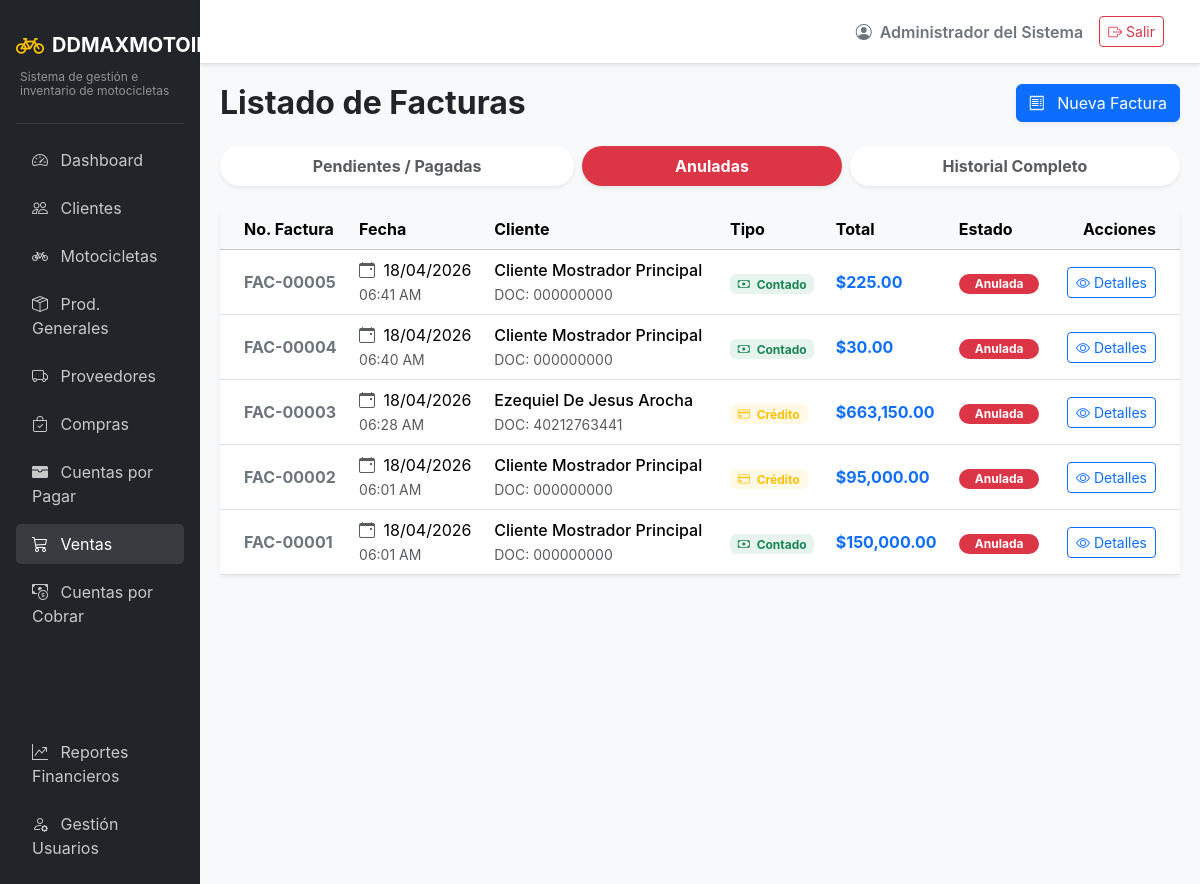
Page /sales/?estado=anuladas (signed in) on the committed database.
### app/models/auth.py (models this page shows, shortened)
class Usuarios(UserMixin, db.Model):
    __tablename__ = 'usuarios'
    id = db.Column(db.Integer, primary_key=True)
    usuario = db.Column(db.String(50), unique=True, nullable=False)
    password_hash = db.Column(db.String(255), nullable=False)
    rol_id = db.Column(db.Integer, db.ForeignKey('roles.id'), nullable=False)
    estado = db.Column(db.String(20), default='activo') # activo/inactivo
    nombre = db.Column(db.String(100), nullable=False)
    created_at = db.Column(db.DateTime, default=datetime.utcnow)
    updated_at = db.Column(db.DateTime, default=datetime.utcnow, onupdate=datetime.utcnow)

### app/models/transactions.py (models this page shows)
class Facturas(db.Model):
    __tablename__ = 'facturas'
    id = db.Column(db.Integer, primary_key=True)
    cliente_id = db.Column(db.Integer, db.ForeignKey('clientes.id'), nullable=False)
    usuario_id = db.Column(db.Integer, db.ForeignKey('usuarios.id'), nullable=False)
    fecha = db.Column(db.DateTime, default=datetime.utcnow)
    tipo = db.Column(db.String(20), nullable=False) # contado, credito
    subtotal = db.Column(db.Numeric(12, 2), nullable=False)
    descuento = db.Column(db.Numeric(12, 2), default=0)
    total = db.Column(db.Numeric(12, 2), nullable=False)
    pago_inicial = db.Column(db.Numeric(12, 2), default=0)
    metodo_pago = db.Column(db.String(50))
    estado = db.Column(db.String(20), default='pagada')
    created_at = db.Column(db.DateTime, default=datetime.utcnow)
    cliente = db.relationship('Clientes', backref='facturas')
    usuario = db.relationship('Usuarios', backref='facturas_generadas')
    detalles = db.relationship('DetalleFactura', backref='factura', lazy=True)
    cuenta_por_cobrar = db.relationship('CuentasPorCobrar', backref='factura', uselist=False)

### app/models/entities.py (models this page shows)
class Clientes(db.Model):
    __tablename__ = 'clientes'
    id = db.Column(db.Integer, primary_key=True)
    tipo = db.Column(db.String(20), nullable=False) # fisico, juridico
    nombre = db.Column(db.String(150), nullable=False)
    documento = db.Column(db.String(50), unique=True, nullable=False)
    telefono = db.Column(db.String(20))
    direccion = db.Column(db.String(255))
    nombre_garante = db.Column(db.String(150))
    documento_garante = db.Column(db.String(50))
    telefono_garante = db.Column(db.String(20))
    direccion_garante = db.Column(db.String(255))
    created_at = db.Column(db.DateTime, default=datetime.utcnow)

### app/routes/sales.py (the view)
@sales_bp.route('/')
def list_sales():
    estado = request.args.get('estado', 'pendientes')
    query = Facturas.query
    if estado == 'pendientes':
        query = query.filter(Facturas.estado != 'anulada')
    elif estado == 'anuladas':
        query = query.filter(Facturas.estado == 'anulada')
    facturas = query.options(joinedload(Facturas.cliente)).order_by(Facturas.fecha.desc()).all()
    return render_template('sales/list.html', facturas=facturas, estado_actual=estado)

### app/models/auth.py (called while the page is built)
@login_manager.user_loader
def load_user(user_id):
    return db.session.get(Usuarios, int(user_id))

### app/templates/sales/list.html (shortened to what this page needs)
{% extends "base.html" %}
{% block content %}
<div class="d-flex justify-content-between align-items-center mb-4">
    <h2 class="fw-bold mb-0">Listado de Facturas</h2>
    <a href="{{ url_for('sales.create_sale') }}" class="btn btn-primary shadow-sm">
        <i class="bi bi-receipt me-2"></i> Nueva Factura
    </a>
</div>
<ul class="nav nav-tabs nav-fill mb-4 border-0 gap-2">
    <li class="nav-item">
        <a class="nav-link rounded-pill fw-bold border-0 shadow-sm {% if estado_actual == 'pendientes' %}active bg-primary text-white{% else %}bg-white text-muted{% endif %}" href="{{ url_for('sales.list_sales', estado='pendientes') }}">
            Pendientes / Pagadas
        </a>
    </li>
    <li class="nav-item">
        <a class="nav-link rounded-pill fw-bold border-0 shadow-sm {% if estado_actual == 'anuladas' %}active bg-danger text-white{% else %}bg-white text-muted{% endif %}" href="{{ url_for('sales.list_sales', estado='anuladas') }}">
            Anuladas
        </a>
    </li>
    <li class="nav-item">
        <a class="nav-link rounded-pill fw-bold border-0 shadow-sm {% if estado_actual == 'todas' %}active bg-dark text-white{% else %}bg-white text-muted{% endif %}" href="{{ url_for('sales.list_sales', estado='todas') }}">
            Historial Completo
        </a>
    </li>
</ul>
<div class="card shadow-sm border-0">
    <div class="card-body p-0">
        <div class="table-responsive">
            <table class="table table-hover align-middle mb-0">
                <thead class="table-light">
                    <tr>
                        <th class="ps-4">No. Factura</th>
                        <th>Fecha</th>
                        <th>Cliente</th>
                        <th>Tipo</th>
                        <th>Total</th>
                        <th>Estado</th>
                        <th class="text-end pe-4">Acciones</th>
                    </tr>
                </thead>
                <tbody>
                    {% for factura in facturas %}
                    <tr>
                        <td class="ps-4 fw-bold text-secondary">
                            FAC-{{ "{:05d}".format(factura.id) }}
                        </td>
                        <td>
                            <div><i class="bi bi-calendar-event text-muted me-1"></i> {{ factura.fecha.strftime('%d/%m/%Y') }}</div>
                            <small class="text-muted">{{ factura.fecha.strftime('%H:%M %p') }}</small>
                        </td>
                        <td>
                            <div class="fw-medium">{{ factura.cliente.nombre if factura.cliente else 'N/A' }}</div>
                            <small class="text-muted text-uppercase">Doc: {{ factura.cliente.documento if factura.cliente else '' }}</small>
                        </td>
                        <td>
                            {% if factura.tipo == 'contado' %}
                                <span class="badge bg-success bg-opacity-10 text-success"><i class="bi bi-cash me-1"></i> Contado</span>
                            {% else %}
                                <span class="badge bg-warning bg-opacity-10 text-warning"><i class="bi bi-credit-card me-1"></i> Crédito</span>
                            {% endif %}
                        </td>
                        <td>
                            <strong class="text-primary">${{ "{:,.2f}".format(factura.total) }}</strong>
                        </td>
                        <td>
                            {% if factura.estado == 'pagada' %}
                                <span class="badge bg-success rounded-pill px-3">Pagada</span>
                            {% elif factura.estado == 'pendiente' %}
                                <span class="badge bg-warning text-dark rounded-pill px-3">Pendiente</span>
                            {% elif factura.estado == 'anulada' %}
                                <span class="badge bg-danger rounded-pill px-3">Anulada</span>
                            {% elif factura.estado == 'dev. parcial' %}
                                <span class="badge bg-info text-dark rounded-pill px-3">Dev. Parcial</span>
                            {% else %}
                                <span class="badge bg-secondary rounded-pill px-3">{{ factura.estado|capitalize }}</span>
                            {% endif %}
                        </td>
                        <td class="text-end pe-4">
                            <a href="{{ url_for('sales.detail_sale', id=factura.id) }}" class="btn btn-sm btn-outline-primary" data-bs-toggle="tooltip" title="Ver Detalles">
                                <i class="bi bi-eye"></i> Detalles
                            </a>
                        </td>
                    </tr>
                    {% endfor %}
                </tbody>
            </table>
        </div>
    </div>
</div>
{% endblock %}

### app/templates/base.html (shortened to what this page needs)
<!DOCTYPE html>
<html lang="es">
<head>
    <link href="https://cdn.jsdelivr.net/npm/bootstrap@5.3.2/dist/css/bootstrap.min.css" rel="stylesheet">
    <link href="https://cdn.jsdelivr.net/npm/bootstrap-icons@1.11.1/font/bootstrap-icons.css" rel="stylesheet">
</head>
<body>
    <div class="container-fluid p-0">
        <div class="row g-0">
            <div class="col-md-2 sidebar d-none d-md-block p-3">
                <a href="{{ url_for('main.dashboard') }}" class="text-decoration-none d-flex flex-column mb-4 mt-2">
                    <div class="d-flex align-items-center">
                        <i class="bi bi-bicycle fs-3 text-warning me-2"></i>
                        <span class="fs-5 text-white fw-bold">DDMAXMOTOIMPORT</span>
                    </div>
                    <div class="text-white-50 mt-1 ps-1" style="font-size: 0.75rem; line-height: 1.2;">Sistema de gestión e inventario de motocicletas</div>
                </a>
                <hr class="text-secondary">
                <ul class="nav flex-column gap-2">
                    <li class="nav-item">
                        <a class="nav-link {% if request.endpoint and request.endpoint.startswith('main.') %}active{% endif %}" href="{{ url_for('main.dashboard') }}">
                            <i class="bi bi-speedometer2 me-2"></i> Dashboard
                        </a>
                    </li>
                    <li class="nav-item">
                        <a class="nav-link {% if request.endpoint and request.endpoint.startswith('clients.') %}active{% endif %}" href="{{ url_for('clients.list_clients') }}">
                            <i class="bi bi-people me-2"></i> Clientes
                        </a>
                    </li>
                    <li class="nav-item">
                        <a class="nav-link {% if request.endpoint and request.endpoint.startswith('inventory.') and 'product' not in request.endpoint %}active{% endif %}" href="{{ url_for('inventory.list_motorcycles') }}">
                            <i class="bi bi-bicycle me-2"></i> Motocicletas
                        </a>
                    </li>
                    <li class="nav-item">
                        <a class="nav-link {% if request.endpoint and request.endpoint.startswith('inventory.') and 'product' in request.endpoint %}active{% endif %}" href="{{ url_for('inventory.list_products') }}">
                            <i class="bi bi-box-seam me-2"></i> Prod. Generales
                        </a>
                    </li>
                    <li class="nav-item">
                        <a class="nav-link {% if request.endpoint and request.endpoint.startswith('suppliers.') %}active{% endif %}" href="{{ url_for('suppliers.list_suppliers') }}">
                            <i class="bi bi-truck me-2"></i> Proveedores
                        </a>
                    </li>
                    <li class="nav-item">
                        <a class="nav-link {% if request.endpoint and request.endpoint.startswith('purchases.') %}active{% endif %}" href="{{ url_for('purchases.list_purchases') }}">
                            <i class="bi bi-bag-check me-2"></i> Compras
                        </a>
                    </li>
                    <li class="nav-item">
                        <a class="nav-link {% if request.endpoint and request.endpoint.startswith('payables.') %}active{% endif %}" href="{{ url_for('payables.list_accounts') }}">
                            <i class="bi bi-wallet-fill me-2"></i> Cuentas por Pagar
                        </a>
                    </li>
                    <li class="nav-item">
                        <a class="nav-link {% if request.endpoint and request.endpoint.startswith('sales.') %}active{% endif %}" href="{{ url_for('sales.list_sales') }}">
                            <i class="bi bi-cart3 me-2"></i> Ventas
                        </a>
                    </li>
                    <li class="nav-item">
                        <a class="nav-link {% if request.endpoint and request.endpoint.startswith('accounts.') %}active{% endif %}" href="{{ url_for('accounts.list_accounts') }}">
                            <i class="bi bi-cash-coin me-2"></i> Cuentas por Cobrar
                        </a>
                    </li>
                    {% if current_user.is_authenticated and current_user.rol.nombre|upper in ['ADMIN', 'ADMINISTRADOR'] %}
                    <li class="nav-item mt-3">
                        <span class="nav-link text-uppercase small fw-bold text-muted" style="letter-spacing: 1px;">Operaciones Admin</span>
                    </li>
                    <li class="nav-item">
                        <a class="nav-link {% if request.endpoint and request.endpoint.startswith('reports.') %}active{% endif %}" href="{{ url_for('reports.sales_report') }}">
                            <i class="bi bi-graph-up-arrow me-2"></i> Reportes Financieros
                        </a>
                    </li>
                    <li class="nav-item">
                        <a class="nav-link" href="#" onclick="alert('Módulo de usuarios en desarrollo'); return false;">
                            <i class="bi bi-person-gear me-2"></i> Gestión Usuarios
                        </a>
                    </li>
                    {% endif %}
                </ul>
            </div>
            <div class="col-md-10 d-flex flex-column vh-100">
                <nav class="navbar navbar-expand-lg navbar-light bg-white border-bottom shadow-sm px-4 py-3">
                    <div class="container-fluid">
                        <div class="ms-auto d-flex align-items-center">
                            <span class="me-3 fw-semibold text-secondary">
                                <i class="bi bi-person-circle me-1"></i> {{ current_user.nombre }}
                            </span>
                            <a href="{{ url_for('auth.logout') }}" class="btn btn-outline-danger btn-sm">
                                <i class="bi bi-box-arrow-right"></i> Salir
                            </a>
                        </div>
                    </div>
                </nav>
                <main class="content-area flex-grow-1 overflow-auto">
                    {% block content %}{% endblock %}
                </main>
            </div>
        </div>
    </div>
</body>
</html>

### app/templates/base.html (style rules this page uses)
body { background-color: #f8f9fa; font-family: 'Inter', sans-serif; }
.sidebar { background-color: #212529; min-height: 100vh; color: #fff; }
.sidebar .nav-link { color: rgba(255,255,255,.75); transition: 0.3s; }
.sidebar .nav-link:hover, .sidebar .nav-link.active { color: #fff; background: rgba(255,255,255,.1); border-radius: 5px; }
.content-area { padding: 20px; }

### rows in the picture
Usuarios: nombre "Administrador del Sistema"
Facturas: id "00005", fecha "18/04/2026", fecha "06:41 AM", cliente "Cliente Mostrador Principal", cliente "000000000", tipo "contado" (drawn), total "225.00", estado "Anulada"
Facturas: id "00004", fecha "18/04/2026", fecha "06:40 AM", cliente "Cliente Mostrador Principal", cliente "000000000", tipo "contado" (drawn), total "30.00", estado "Anulada"
Facturas: id "00003", fecha "18/04/2026", fecha "06:28 AM", cliente "Ezequiel De Jesus Arocha", cliente "40212763441", tipo "credito" (drawn), total "663,150.00", estado "Anulada"
Facturas: id "00002", fecha "18/04/2026", fecha "06:01 AM", cliente "Cliente Mostrador Principal", cliente "000000000", tipo "credito" (drawn), total "95,000.00", estado "Anulada"
Facturas: id "00001", fecha "18/04/2026", fecha "06:01 AM", cliente "Cliente Mostrador Principal", cliente "000000000", tipo "contado" (drawn), total "150,000.00", estado "Anulada"
